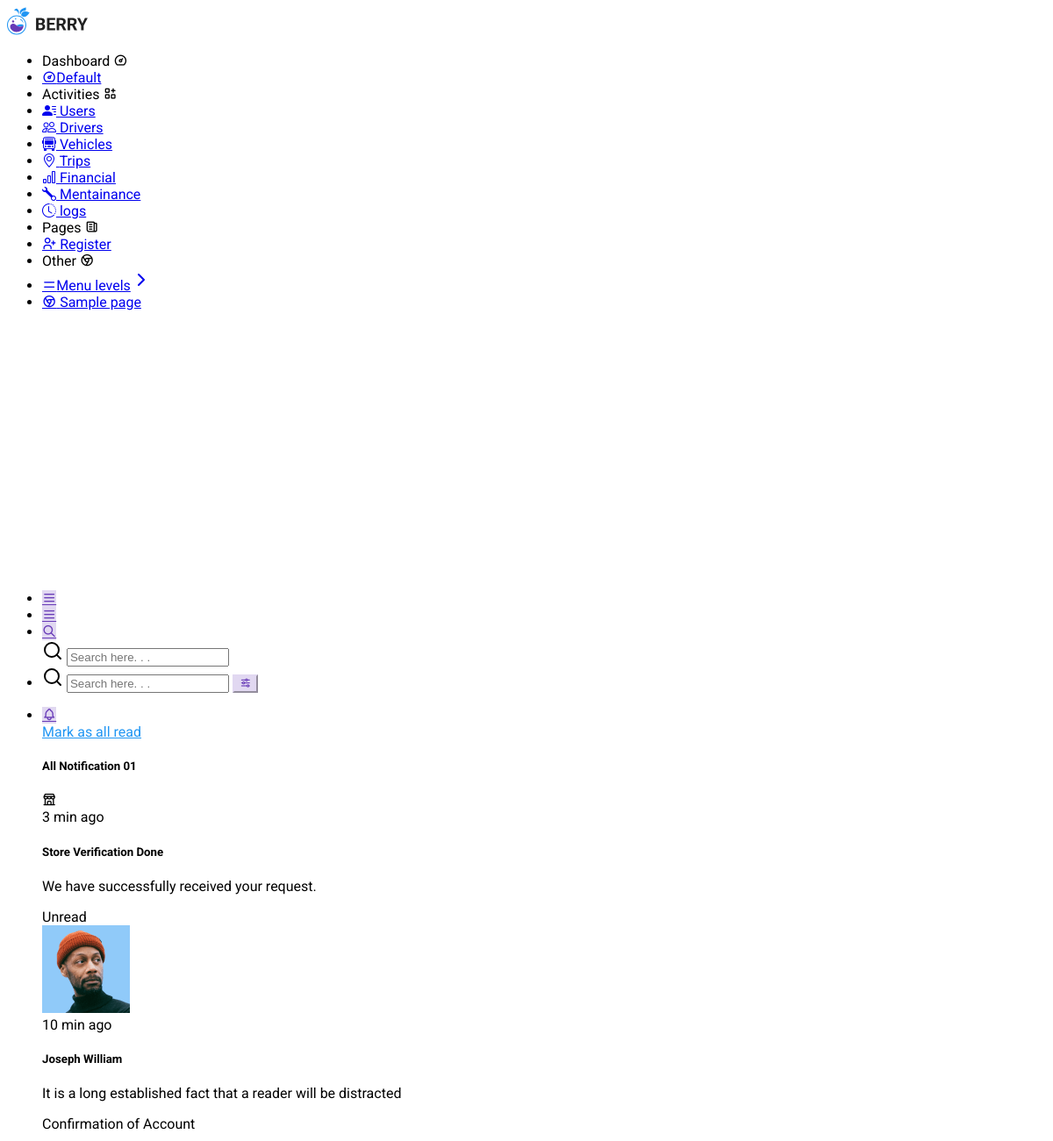
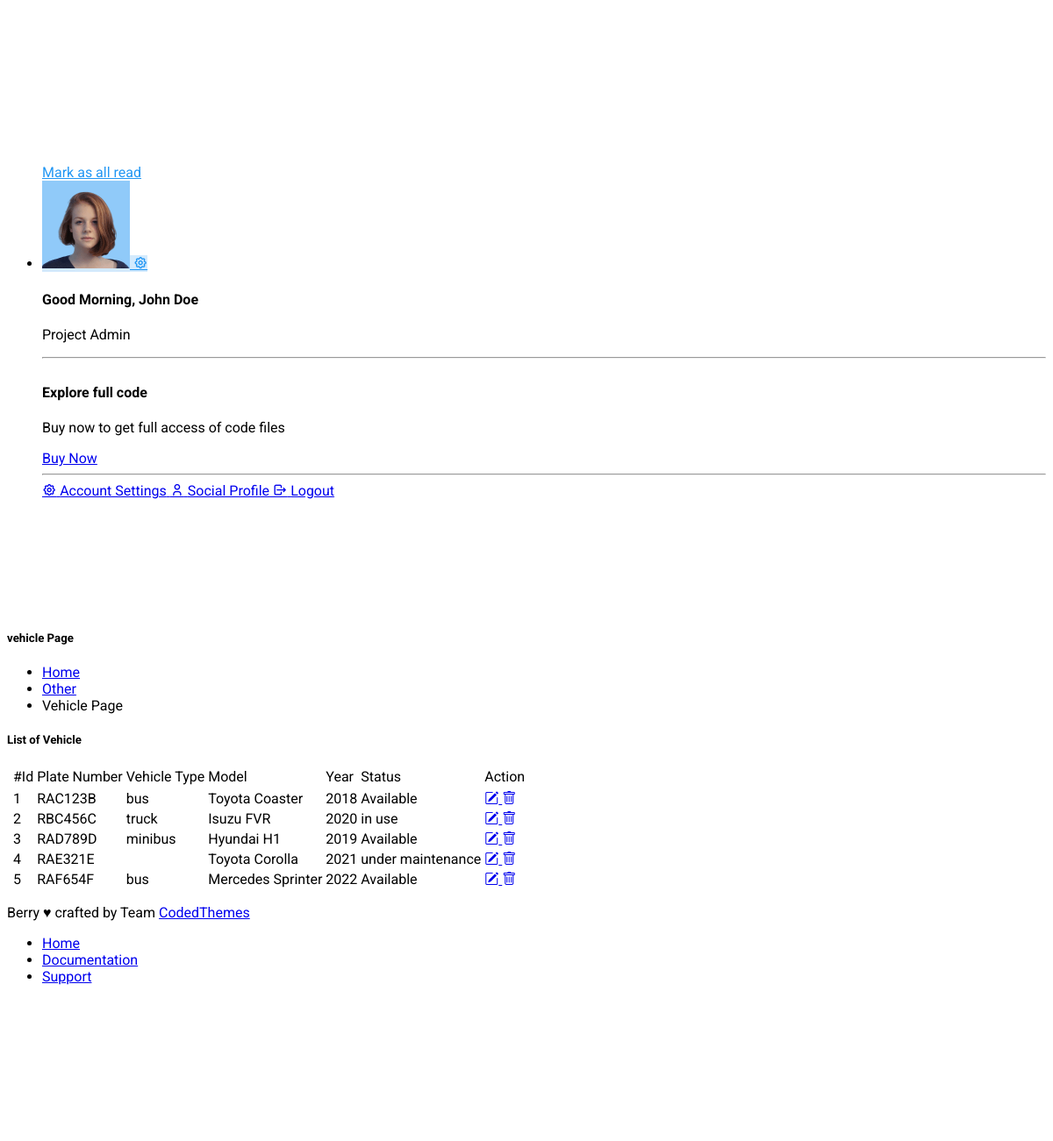
Screenshot of /other/vehicles.php with the database file from the repository (2 pictures, top to bottom).
### tables this page shows
CREATE TABLE `vehicles` (
  `vehicle_id` int(11) NOT NULL,
  `plate_numbe` varchar(150) NOT NULL,
  `vehicle_type` enum('truck','bus','minibus','taxt') NOT NULL,
  `model` varchar(150) NOT NULL,
  `year` year(4) NOT NULL,
  `status` enum('Available','in use','under maintenance') NOT NULL DEFAULT 'Available'
);

### other/vehicles.php (the view, shortened to what this page needs)
<?php
include "../pages/conn.php";
?>
<!doctype html>
<html lang="en">
  <head>
<link rel="stylesheet" href="../assets/fonts/phosphor/duotone/style.css" />
<link rel="stylesheet" href="../assets/fonts/tabler-icons.min.css" />
<link rel="stylesheet" href="../assets/fonts/feather.css" />
<link rel="stylesheet" href="../assets/fonts/fontawesome.css" />
<link rel="stylesheet" href="../assets/fonts/material.css" />
<link rel="stylesheet" href="../assets/css/style.css" id="main-style-link" />
<link rel="stylesheet" href="../assets/css/style-preset.css" />
<link href="https://cdn.jsdelivr.net/npm/bootstrap-icons/font/bootstrap-icons.css" rel="stylesheet">
<link href="https://cdn.jsdelivr.net/npm/bootstrap-icons/font/bootstrap-icons.css" rel="stylesheet">
  </head>
  <body data-pc-preset="preset-1" data-pc-sidebar-theme="light" data-pc-sidebar-caption="true" data-pc-direction="ltr" data-pc-theme="light">
<nav class="pc-sidebar">
  <div class="navbar-wrapper">
    <div class="m-header">
      <a href="../dashboard/index.html" class="b-brand text-primary">
        <img src="../assets/images/logo-dark.svg" alt="" class="logo logo-lg" />
      </a>
    </div>
    <div class="navbar-content">
      <ul class="pc-navbar">
        <li class="pc-item pc-caption">
          <label>Dashboard</label>
          <i class="ti ti-dashboard"></i>
        </li>
        <li class="pc-item">
          <a href="../dashboard/index.php" class="pc-link"
            ><span class="pc-micon"><i class="ti ti-dashboard"></i></span><span class="pc-mtext">Default</span></a
          >
        </li>
        <li class="pc-item pc-caption">
          <label>Activities</label>
          <i class="ti ti-apps"></i>
        </li>
        <li class="pc-item">
          <a href="../other/users.php" class="pc-link">
            <span class="pc-micon"><i class="bi bi-person-lines-fill"></i></span>
            <span class="pc-mtext">Users</span>
          </a>
        </li>
        <li class="pc-item">
          <a href="./drivers.php" class="pc-link">
            <span class="pc-micon"><i class="bi bi-people"></i></span>
            <span class="pc-mtext">Drivers</span>
          </a>
        </li>
        <li class="pc-item">
          <a href="#" class="pc-link">
            <span class="pc-micon"><i class="bi bi-bus-front"></i></span>
            <span class="pc-mtext">Vehicles</span>
          </a>
        </li>
        <li class="pc-item">
          <a href="./trip.php" class="pc-link">
            <span class="pc-micon"><i class="bi bi-geo-alt"></i></span>
            <span class="pc-mtext">Trips</span>
          </a>
        </li>
        <li class="pc-item">
          <a href="./financial.php" class="pc-link">
            <span class="pc-micon"><i class="bi bi-bar-chart"></i></span>
            <span class="pc-mtext">Financial</span>
          </a>
        </li>
        <li class="pc-item">
          <a href="./mentainace.php" class="pc-link">
            <span class="pc-micon"><i class="bi bi-wrench"></i> </span>
            <span class="pc-mtext">Mentainance</span>
          </a>
        </li>
        <li class="pc-item">
          <a href="./logsactivity.php" class="pc-link">
            <span class="pc-micon"><i class="bi bi-clock-history"></i></span>
            <span class="pc-mtext">logs</span>
          </a>
        </li>
        <li class="pc-item pc-caption">
          <label>Pages</label>
          <i class="ti ti-news"></i>
        </li>
        <li class="pc-item">
          <a href="../register/index.php" target="_blank" class="pc-link">
            <span class="pc-micon"><i class="ti ti-user-plus"></i></span>
            <span class="pc-mtext">Register</span>
          </a>
        </li>
        <li class="pc-item pc-caption">
          <label>Other</label>
          <i class="ti ti-brand-chrome"></i>
        </li>
        <li class="pc-item pc-hasmenu">
          <a href="#!" class="pc-link"
            ><span class="pc-micon"><i class="ti ti-menu"></i></span><span class="pc-mtext">Menu levels</span
            ><span class="pc-arrow"><i data-feather="chevron-right"></i></span
          ></a>
        </li>
        <li class="pc-item">
          <a href="../other/sample-page.html" class="pc-link">
            <span class="pc-micon"><i class="ti ti-brand-chrome"></i></span>
            <span class="pc-mtext">Sample page</span>
          </a>
        </li>
      </ul>
    </div>
  </div>
</nav>
<header class="pc-header">
  <div class="header-wrapper">
<div class="me-auto pc-mob-drp">
  <ul class="list-unstyled">
    <li class="pc-h-item header-mobile-collapse">
      <a href="#" class="pc-head-link head-link-secondary ms-0" id="sidebar-hide">
        <i class="ti ti-menu-2"></i>
      </a>
    </li>
    <li class="pc-h-item pc-sidebar-popup">
      <a href="#" class="pc-head-link head-link-secondary ms-0" id="mobile-collapse">
        <i class="ti ti-menu-2"></i>
      </a>
    </li>
    <li class="dropdown pc-h-item d-inline-flex d-md-none">
      <a
        class="pc-head-link head-link-secondary dropdown-toggle arrow-none m-0"
        data-bs-toggle="dropdown"
        href="#"
        role="button"
        aria-haspopup="false"
        aria-expanded="false"
      >
        <i class="ti ti-search"></i>
      </a>
      <div class="dropdown-menu pc-h-dropdown drp-search">
        <form class="px-3">
          <div class="mb-0 d-flex align-items-center">
            <i data-feather="search"></i>
            <input type="search" class="form-control border-0 shadow-none" placeholder="Search here. . ." />
          </div>
        </form>
      </div>
    </li>
    <li class="pc-h-item d-none d-md-inline-flex">
      <form class="header-search">
        <i data-feather="search" class="icon-search"></i>
        <input type="search" class="form-control" placeholder="Search here. . ." />
        <button class="btn btn-light-secondary btn-search"><i class="ti ti-adjustments-horizontal"></i></button>
      </form>
    </li>
  </ul>
</div>
<div class="ms-auto">
  <ul class="list-unstyled">
    <li class="dropdown pc-h-item">
      <a
        class="pc-head-link head-link-secondary dropdown-toggle arrow-none me-0"
        data-bs-toggle="dropdown"
        href="#"
        role="button"
        aria-haspopup="false"
        aria-expanded="false"
      >
        <i class="ti ti-bell"></i>
      </a>
      <div class="dropdown-menu dropdown-notification dropdown-menu-end pc-h-dropdown">
        <div class="dropdown-header">
          <a href="#!" class="link-primary float-end text-decoration-underline">Mark as all read</a>
          <h5>
            All Notification
            <span class="badge bg-warning rounded-pill ms-1">01</span>
          </h5>
        </div>
        <div class="dropdown-header px-0 text-wrap header-notification-scroll position-relative" style="max-height: calc(100vh - 215px)">
          <div class="list-group list-group-flush w-100">
            <div class="list-group-item list-group-item-action">
              <div class="d-flex">
                <div class="flex-shrink-0">
                  <div class="user-avtar bg-light-success"><i class="ti ti-building-store"></i></div>
                </div>
                <div class="flex-grow-1 ms-1">
                  <span class="float-end text-muted">3 min ago</span>
                  <h5>Store Verification Done</h5>
                  <p class="text-body fs-6">We have successfully received your request.</p>
                  <div class="badge rounded-pill bg-light-danger">Unread</div>
                </div>
              </div>
            </div>
            <div class="list-group-item list-group-item-action">
              <div class="d-flex">
                <div class="flex-shrink-0">
                  <img src="../assets/images/user/avatar-3.jpg" alt="user-image" class="user-avtar" />
                </div>
                <div class="flex-grow-1 ms-1">
                  <span class="float-end text-muted">10 min ago</span>
                  <h5>Joseph William</h5>
                  <p class="text-body fs-6">It is a long established fact that a reader will be distracted</p>
                  <div class="badge rounded-pill bg-light-success">Confirmation of Account</div>
                </div>
              </div>
            </div>
          </div>
        </div>
        <div class="text-center py-2">
          <a href="#!" class="link-primary">Mark as all read</a>
        </div>
      </div>
    </li>
    <li class="dropdown pc-h-item header-user-profile">
      <a
        class="pc-head-link head-link-primary dropdown-toggle arrow-none me-0"
        data-bs-toggle="dropdown"
        href="#"
        role="button"
        aria-haspopup="false"
        aria-expanded="false"
      >
        <img src="../assets/images/user/avatar-2.jpg" alt="user-image" class="user-avtar" />
        <span>
          <i class="ti ti-settings"></i>
        </span>
      </a>
      <div class="dropdown-menu dropdown-user-profile dropdown-menu-end pc-h-dropdown">
        <div class="dropdown-header">
          <h4>
            Good Morning,
            <span class="small text-muted">John Doe</span>
          </h4>
          <p class="text-muted">Project Admin</p>
          <hr />
          <div class="profile-notification-scroll position-relative" style="max-height: calc(100vh - 280px)">
            <div class="upgradeplan-block bg-light-warning rounded">
              <h4>Explore full code</h4>
              <p class="text-muted">Buy now to get full access of code files</p>
              <a href="https://codedthemes.com/item/berry-bootstrap-5-admin-template/" target="_blank" class="btn btn-warning">Buy Now</a>
            </div>
            <hr />
            <a href="../application/account-profile-v1.html" class="dropdown-item">
              <i class="ti ti-settings"></i>
              <span>Account Settings</span>
            </a>
            <a href="../application/social-profile.html" class="dropdown-item">
              <i class="ti ti-user"></i>
              <span>Social Profile</span>
            </a>
            <a href="../pages/login-v1.html" class="dropdown-item">
              <i class="ti ti-logout"></i>
              <span>Logout</span>
            </a>
          </div>
        </div>
      </div>
    </li>
  </ul>
</div>
</div>
</header>
    <div class="pc-container">
      <div class="pc-content">
        <div class="page-header">
          <div class="page-block">
            <div class="row align-items-center">
              <div class="col">
                <div class="page-header-title">
                  <h5 class="m-b-10">vehicle Page</h5>
                </div>
              </div>
              <div class="col-auto">
                <ul class="breadcrumb">
                  <li class="breadcrumb-item"><a href="../dashboard/index.html">Home</a></li>
                  <li class="breadcrumb-item"><a href="javascript: void(0)">Other</a></li>
                  <li class="breadcrumb-item" aria-current="page">Vehicle Page</li>
                </ul>
              </div>
            </div>
          </div>
        </div>
        <div class="row">
          <div class="col-sm-12">
            <div class="card">
              <div class="card-header">
                <h5>List of Vehicle</h5>
              </div>
              <div class="card-body">
                               <table class ="table table-hover">
                  <thead>
                    <th>
                      <td>#Id</td>
                      <td>Plate Number </td>
                      <td>Vehicle Type</td>
                      <td>Model </td>
                      <td>Year </td>
                      <td>Status </td>
                      <td>Action</td>
                    </th>
                  </thead>
                  <tbody>
                    <tr>
                      <?php
                        $sqluser = "SELECT * FROM vehicles";
                       $result2 = $conn->query($sqluser);
                      if($result2->num_rows > 0 ){
                          $id = 0;
                           while($row2 = $result2->fetch_array()){
                           $id ++;
                           $rowid = $row2[0];
                         ?>
                <tbody>
                  <tr>
                    <td>  </td>
                    <td> <?php echo $id;?> </td>
                    <td><?php echo $row2[1];?> </td>
                    <td><?php echo $row2[2];?></td>
                    <td><?php echo $row2[3];?></td>
                    <td><?php echo $row2[4];?></td>
                    <td><?php echo $row2[5];?></td>
                    <td>
                      <?php
                  echo "<a href='vehicleaction/update.php?id=$rowid' class='btn btn-warning' onclick='return confirm(Are you sure you want to delete this user?);'>
                  <i class='bi bi-pencil-square'></i></a>";
                       echo "<a href='vehicleaction/delete.php?id=$rowid' class='btn btn-danger'>
                  <i class='bi bi-trash'></i></a>";
                      ?>
                    </td>
                 </tr>
           </tbody>
         <?php
          }
        }else{
           echo "no result found!!";
        }
       ?>
        </table>
             </div>
            </div>
          </div>
        </div>
      </div>
    </div>
    <footer class="pc-footer">
      <div class="footer-wrapper container-fluid">
        <div class="row">
          <div class="col-sm-6 my-1">
            <p class="m-0">
              Berry &#9829; crafted by Team
              <a href="https://themeforest.net/user/codedthemes" target="_blank">CodedThemes</a>
            </p>
          </div>
          <div class="col-sm-6 ms-auto my-1">
            <ul class="list-inline footer-link mb-0 justify-content-sm-end d-flex">
              <li class="list-inline-item"><a href="../index.html">Home</a></li>
              <li class="list-inline-item"><a href="https://codedthemes.gitbook.io/berry-bootstrap/" target="_blank">Documentation</a></li>
              <li class="list-inline-item"><a href="https://codedthemes.support-hub.io/" target="_blank">Support</a></li>
            </ul>
          </div>
        </div>
      </div>
    </footer>
  </body>
</html>

### rows the page displays
vehicles: plate_numbe "RAC123B", vehicle_type "bus", model "Toyota Coaster", year "2018", status "Available"
vehicles: plate_numbe "RBC456C", vehicle_type "truck", model "Isuzu FVR", year "2020", status "in use"
vehicles: plate_numbe "RAD789D", vehicle_type "minibus", model "Hyundai H1", year "2019", status "Available"
vehicles: plate_numbe "RAE321E", model "Toyota Corolla", year "2021", status "under maintenance"
vehicles: plate_numbe "RAF654F", vehicle_type "bus", model "Mercedes Sprinter", year "2022", status "Available"
